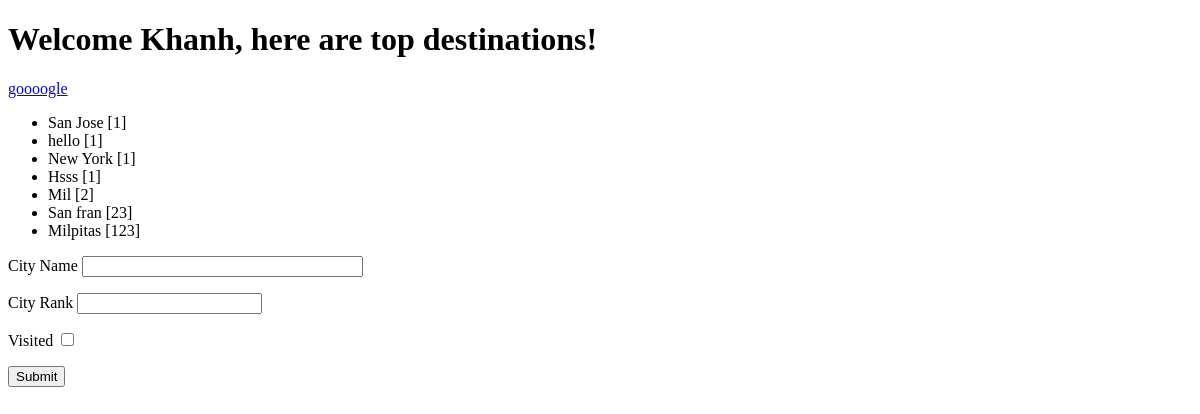
Before: / with the older database file.
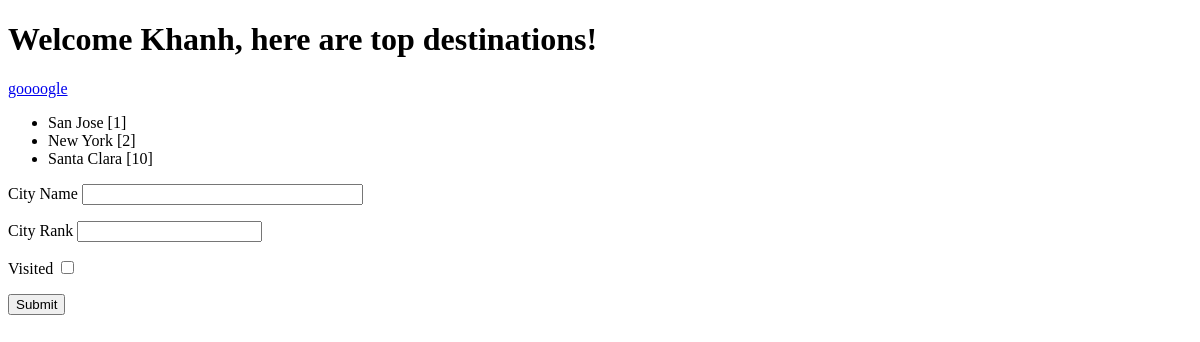
After: the same page with the newer database file.
### myapp/models.py (models this page shows)
class City(db.Model):
  id = db.Column(db.Integer, primary_key=True)
  name = db.Column(db.String(64), unique=True, index=True)
  rank = db.Column(db.Integer)
  is_visited = db.Column(db.Boolean)
  def __repr__(self):
    return f'{self.name} [{self.rank}]'

### myapp/routes.py (the view, shortened to what this page needs)
@myapp_obj.route("/", methods=["GET", "POST"])
def index():
  form = TopCities()
  return render_template(
    "home.html",
    title="Top Cities",
    form=form,
    top_cities=City.query.order_by(City.rank).all()
  )

### myapp/forms.py
class TopCities(FlaskForm):
  city_name = StringField("City Name", validators=[DataRequired()])
  city_rank = IntegerField("City Rank", [validators.required()])
  is_visited = BooleanField("Visited")
  submit = SubmitField("Submit")

### myapp/templates/home.html (shortened to what this page needs)
{% extends "base.html" %}
{% block content %}
<ul>
  {% for city in top_cities %}
  <li>{{city}}</li>
  {% endfor %}
</ul>
<form method="POST">
  <p> {{ form.city_name.label }} {{ form.city_name(size=32) }}</p>
  <p> {{ form.city_rank.label }} {{ form.city_rank(size=32) }}</p>
  <p> {{ form.is_visited.label }} {{ form.is_visited() }}</p>
  <p>{{ form.submit() }}</p>
</form>
{% endblock %}

### myapp/templates/base.html (shortened to what this page needs)
<!DOCTYPE html>
<html>
<head>
</head>
<body>
  {% if name %}
  <h1>Welcome {{name}}, here are top destinations!</h1>
  {% else %}
  <h1>Welcome Khanh, here are top destinations!</h1>
  {% endif %}
  <a href='https://www.google.com'>goooogle</a>
  {% block content %}
  {% endblock %}
</body>
</html>

Changed rows visible on the page:
removed City: name+rank "hello [1]"
removed City: name+rank "New York [1]"
removed City: name+rank "Hsss [1]"
removed City: name+rank "Mil [2]"
changed City: name+rank "San fran [23]" → "New York [2]"
changed City: name+rank "Milpitas [123]" → "Santa Clara [10]"
